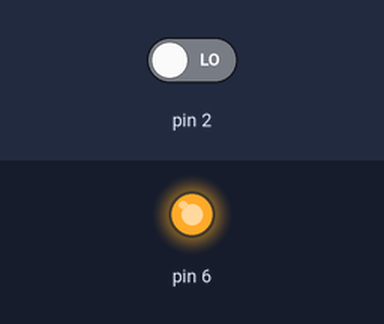
A sketch run on a simulated Arduino Uno, built with avr-gcc and run on an emulated ATmega328P. Shown: output pins drawn as LEDs (lit = HIGH). Inputs (shaded band) come from the test bench; at power-on: pin 2 LOW.

Above: at 1.2 s.
1.3 s: pin 2 driven HIGH
At 2.2 s:
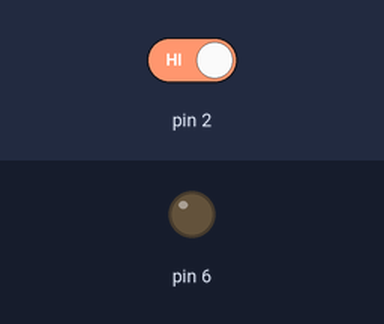
2.8 s: pin 2 driven LOW
At 3.3 s:
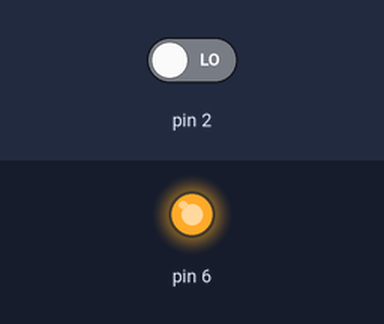
Timing chart, 0 to 5.8 s (numbered marks = the images above; inputs shaded):
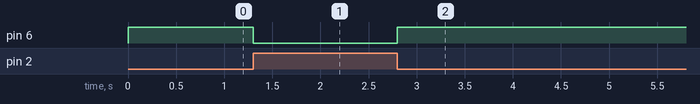

Measured:
- after the input at 1.3 s, pin 6: HIGH → LOW at once
- after the input at 2.8 s, pin 6: LOW → HIGH at once

The sketch:

IRFAN_HUSSAIN_2ND_ARDUINO.ino
```cpp
void setup() {
  pinMode(6,OUTPUT);
  pinMode(2,INPUT);
}


void loop() {
  // put your main code here, to run repeatedly:
  int data=digitalRead(2);
  if(data==1)
  {
  digitalWrite(6,LOW);

  }
  else
  {

    digitalWrite(6,HIGH);

  }

}
```
